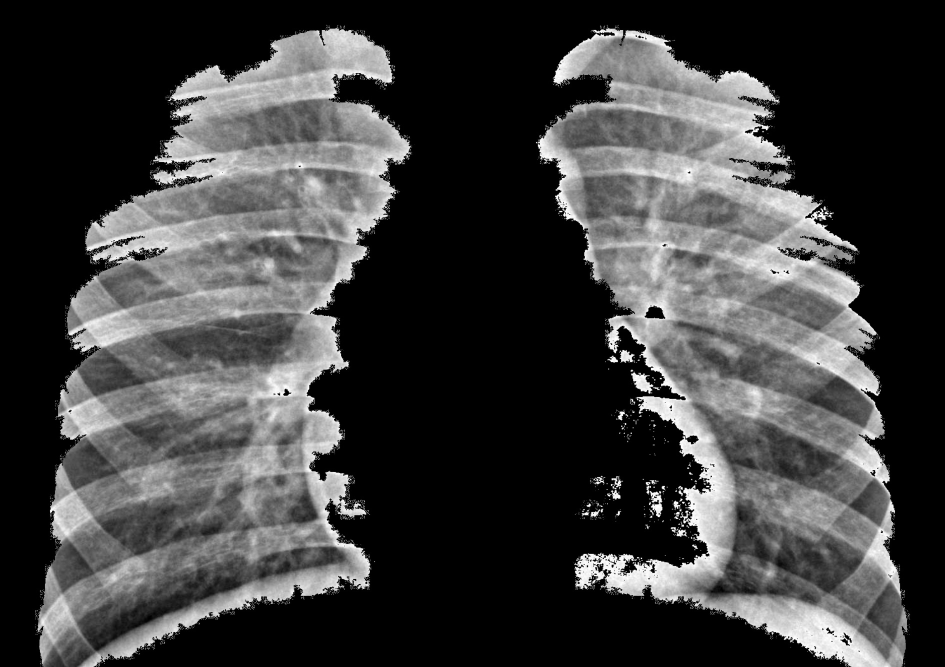
#> input picture organized_dataset/cropped_overlay.jpg, 1890 x 1334 px, given in place of NORMAL2-IM-0297-0001.jpeg, which was not available (shown at 1/2 size)
$ jupyter execute --allow-errors 3_lungs-segmentation.ipynb   (older library calls are emulated)   (text cells are left out)
#> lines starting #> are read from the running program, lines starting #| are printed output that depends on the picture; after the words box and inside, x2 and y2 are one past the last pixel; in counts of white or black regions, pixels touching at a corner belong together; pictures that were not available may be replaced by others from this repository, and a replacement may not be noted
#> further down, og_image is the input picture: shape (1334, 1890, 3); min 0, max 255, mean 63
[cell 1]
import cv2
import numpy as np
import matplotlib.pyplot as plt
from sklearn.cluster import KMeans

[cell 2]
def margin(img, margin_percent=10):
#> called with margin_percent = 10
  h, w = img.shape
  margin_x = int(w * margin_percent / 100)
  margin_y = int(h * margin_percent / 100)
  cropped = img[margin_y:h-margin_y, margin_x:w-margin_x]
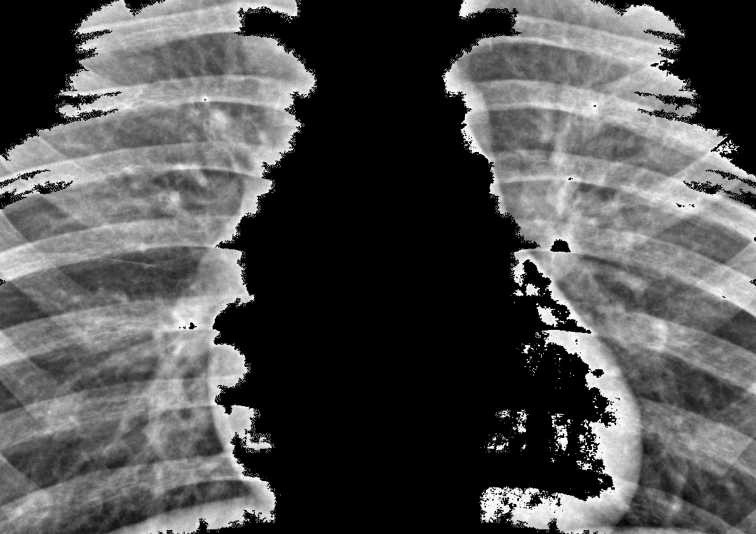
#> cropped: shape (1068, 1512) (shown at 1/2 size); min 0, max 255, mean 81.8
  return cropped

[cell 3]
def process(img):
  flat_img = img.flatten().reshape(-1, 1)
  kmeans = KMeans(n_clusters=2, n_init=10, random_state=0)
  labels = kmeans.fit_predict(flat_img)
  centers = kmeans.cluster_centers_
  if np.mean(centers[1]) > np.mean(centers[0]):
    labels = 1 - labels
  clustered = np.reshape(labels, img.shape)
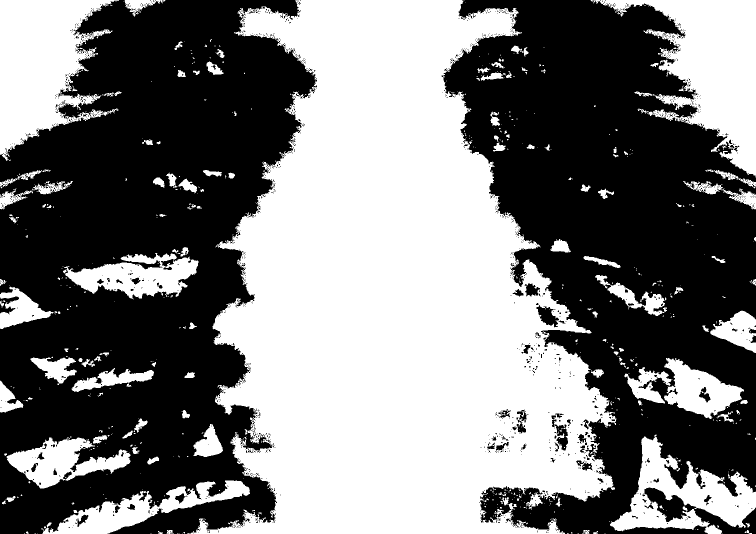
#> clustered: shape (1068, 1512) int32 (shown at 1/2 size); values 0 (black) and 1 (white), 48.4% white; 619 white regions (483 under 20 px), largest, box (x1, y1, x2, y2) and area: (375, 0, 1233, 1068) 570239, (1181, 0, 1512, 355) 49190, (0, 0, 238, 322) 44486
  clustered_binary = np.uint8(clustered * 255)
#> clustered_binary: shape (1068, 1512); 48.4% white; 619 white regions (483 under 20 px)
  return clustered_binary

[cell 4]
def segment_and_filter(clustered_img):
  ret, thresh = cv2.threshold(clustered_img, 0, 255, cv2.THRESH_BINARY)
  if cv2.__version__[0] > '3':
    contours, _ = cv2.findContours(thresh, cv2.RETR_EXTERNAL, cv2.CHAIN_APPROX_SIMPLE)
#> contours = 600 contours, 488 with area under 20; largest, box (x1, y1, x2, y2) and area: (375, 0, 1233, 1068) 574403, (1181, 0, 1512, 355) 48612, (0, 0, 238, 322) 44184, (1220, 869, 1512, 1068) 23019, (83, 961, 500, 1068) 14311
  else:
    _, contours, _ = cv2.findContours(thresh, cv2.RETR_EXTERNAL, cv2.CHAIN_APPROX_SIMPLE)

  max_area = 0
  largest_contours = []
  for contour in contours:
    area = cv2.contourArea(contour)
    if area > max_area:
      max_area = area
      largest_contours.append(contour)
#> this loop made 600 passes
#> (area, max_area) on passes 15, 19, 85, 122, 165, 596, 598: (22.5, 22.5), (64, 64), (95, 95), (14311, 14311), (23019, 23019), (48611.5, 48611.5), (574403, 574403)
#> after the loop, largest_contours = 8 contours, 1 with area under 20; largest, box (x1, y1, x2, y2) and area: (375, 0, 1233, 1068) 574403, (1181, 0, 1512, 355) 48612, (1220, 869, 1512, 1068) 23019, (83, 961, 500, 1068) 14311, (11, 992, 31, 1004) 95, (1165, 1060, 1179, 1068) 64, (1186, 1062, 1196, 1068) 22; max_area = 574403

  result = np.zeros_like(clustered_img)
  cv2.drawContours(result, largest_contours, -1, 255, thickness=cv2.FILLED)
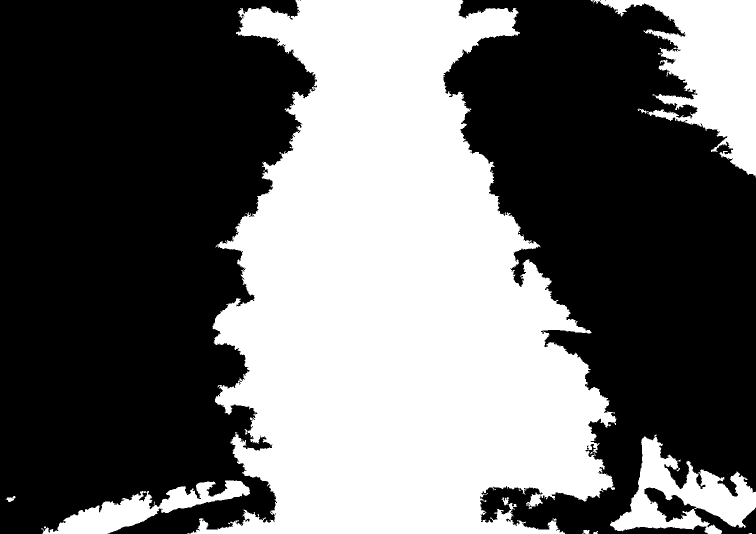
#> result: shape (1068, 1512) (shown at 1/2 size); 41.4% white; 8 white regions (1 under 20 px)
  return result, largest_contours

[cell 5]
def process_image(image_path):
  img = cv2.imread(image_path, cv2.IMREAD_GRAYSCALE)
  cropped_img = margin(img)
  clustered_img = process(cropped_img)
  filtered_result, largest_contours = segment_and_filter(clustered_img)

  joined_image = cv2.hconcat([filtered_result[:, :filtered_result.shape[1] // 2],
                  cv2.flip(filtered_result[:, :filtered_result.shape[1] // 2], 1)])
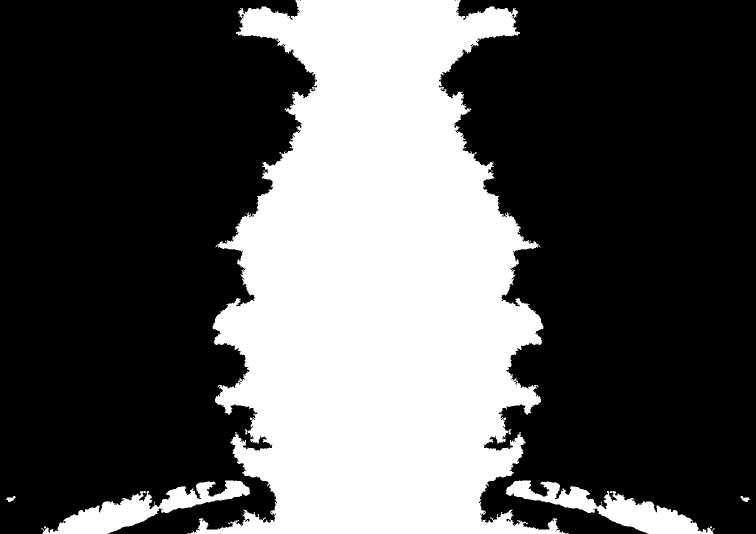
#> joined_image: shape (1068, 1512) (shown at 1/2 size); 33.9% white; 5 white regions, box (x1, y1, x2, y2) and area: (375, 0, 1137, 1068) 517064, (83, 961, 500, 1068) 14985, (1012, 961, 1429, 1068) 14985, (11, 992, 31, 1004) 120, (1481, 992, 1501, 1004) 120

  return joined_image

def calculate_trapezium_area(top_width, bottom_width, height):
  area = 0.5 * (top_width + bottom_width) * height
  return area

[cell 6]
def calculate_trapezium_area(top_width, bottom_width, height):
  area = 0.5 * (top_width + bottom_width) * height
  return area

[cell 7]
def detect_and_plot_trapezium(joined_image):
  color_image = cv2.cvtColor(joined_image, cv2.COLOR_GRAY2BGR)
#> color_image: shape (1068, 1512, 3); 33.9% white; 5 white regions
  _, binary_image = cv2.threshold(joined_image, 1, 255, cv2.THRESH_BINARY)
  contours, _ = cv2.findContours(binary_image, cv2.RETR_EXTERNAL, cv2.CHAIN_APPROX_SIMPLE)
#> contours = 5 contours; box (x1, y1, x2, y2) and area: (375, 0, 1137, 1068) 512829, (1012, 961, 1429, 1068) 14311, (83, 961, 500, 1068) 14311, (1481, 992, 1501, 1004) 95, (11, 992, 31, 1004) 95

  contours = sorted(contours, key=cv2.contourArea, reverse=True)[:2]
#> contours = 2 contours; box (x1, y1, x2, y2) and area: (375, 0, 1137, 1068) 512829, (1012, 961, 1429, 1068) 14311
  combined_rect = cv2.boundingRect(np.concatenate(contours))
#> combined_rect = (375, 0, 1054, 1068)
  combined_rect = (combined_rect[0] - 20, combined_rect[1] - 20, combined_rect[2] + 40, combined_rect[3] + 40)
#> combined_rect = (355, -20, 1094, 1108)

  combined_trapezium_pts = [[(combined_rect[0], combined_rect[1] + combined_rect[3])],
                [(combined_rect[0] + combined_rect[2], combined_rect[1] + combined_rect[3])],
                [(combined_rect[0] + combined_rect[2] * 0.75, combined_rect[1])],
                [(combined_rect[0] + combined_rect[2] * 0.25, combined_rect[1])]]
#> combined_trapezium_pts = [[(355, 1088)], [(1449, 1088)], [(1175.5, -20)], [(628.5, -20)]]

  # cv2.polylines(color_image, [np.array(combined_trapezium_pts, np.int32)], isClosed=True, color=(0, 0, 255), thickness=10)

  top_width = combined_rect[2] * 0.5
#> top_width = 547
  bottom_width = combined_rect[2]
#> bottom_width = 1094
  height = combined_rect[3]
#> height = 1108
  area = calculate_trapezium_area(top_width, bottom_width, height)
#> in calculate_trapezium_area, `area = 0.5 * (top_width + bottom_width) * height`: area = 909114
#> area = 909114
  print("Area of the combined trapezium:", area)
#| Area of the combined trapezium: 909114.0

  return color_image

[cell 8]
image_path = "C:/Users/tulsi/Desktop/Pneumonia-Detection-using-Deep-Learning/organized_dataset/normal/NORMAL2-IM-0297-0001.jpeg"

[cell 9]
og_image = cv2.imread(image_path)
result_image = process_image(image_path)
result_image_with_trapezium = detect_and_plot_trapezium(result_image)

fig, axs = plt.subplots(1, 2, figsize=(10, 4))

axs[0].imshow(cv2.cvtColor(og_image, cv2.COLOR_BGR2RGB))
axs[0].set_title('Original')
axs[0].axis('on')

axs[1].imshow(cv2.cvtColor(result_image_with_trapezium, cv2.COLOR_BGR2RGB))
axs[1].set_title('Mask')
axs[1].axis('on')

plt.tight_layout()
plt.show()

[cell 10]
import matplotlib.pyplot as plt
from PIL import Image

# Define image paths
image_path = r"C:/Users/tulsi/Desktop/Pneumonia-Detection-using-Deep-Learning/organized_dataset/normal/aug_0_1297.jpeg"
mask_path = r"C:/Users/tulsi/Desktop/Pneumonia-Detection-using-Deep-Learning/mask/normal/aug_0_1297.jpeg"

# Load images
image = Image.open(image_path)
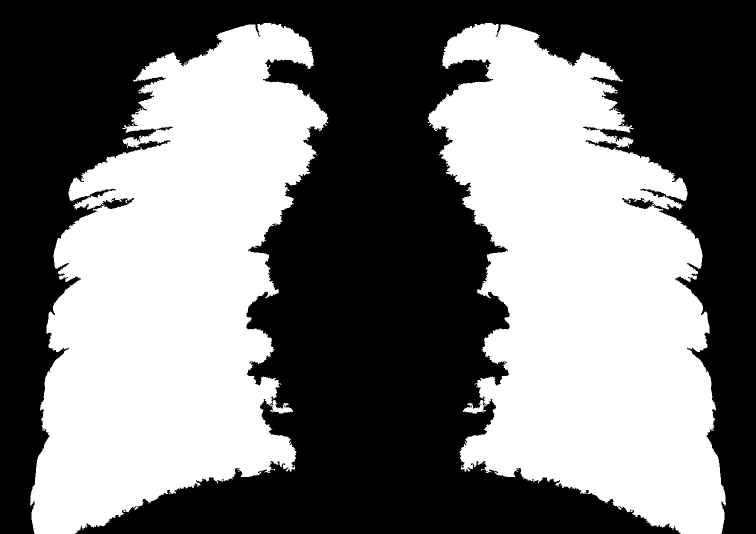
#> input picture organized_dataset/result_with_trapezium.jpg, 1512 x 1068 px, given in place of aug_0_1297.jpeg, which was not available (shown at 1/2 size)
#> image is the input picture: PIL image 1512x1068 RGB; min 0, max 255, mean 118.7
mask = Image.open(mask_path)

# Plot images side by side
fig, axes = plt.subplots(1, 2, figsize=(10, 5))

axes[0].imshow(image, cmap="gray")
axes[0].set_title("Original Image")
axes[0].axis("off")

axes[1].imshow(mask, cmap="gray")
axes[1].set_title("Mask")
axes[1].axis("off")

plt.tight_layout()
plt.show()

[cell 11]
# Save the result image with trapezium
output_path = "C:/Users/tulsi/Desktop/Pneumonia-Detection-using-Deep-Learning/organized_dataset/result_with_trapezium.jpg"
cv2.imwrite(output_path, result_image_with_trapezium)

# Optionally print a confirmation message
print(f"Image saved to {output_path}")

[cell 12]
# Convert to binary using a threshold
_, binary_image = cv2.threshold(result_image_with_trapezium, 1, 255, cv2.THRESH_BINARY)

# Save the binary image
output_path_binary = "C:/Users/tulsi/Desktop/Pneumonia-Detection-using-Deep-Learning/organized_dataset/result_with_trapezium_binary.jpg"
cv2.imwrite(output_path_binary, binary_image)

# Optionally print a confirmation message
print(f"Binary image saved to {output_path_binary}")

[cell 13]
# [27 lines of commented-out code are left out]

[cell 14]
import cv2
import numpy as np
import matplotlib.pyplot as plt
import os

# Define paths for input images
og_image_path = "C:/Users/tulsi/Desktop/Pneumonia-Detection-using-Deep-Learning/organized_dataset/normal/NORMAL2-IM-0297-0001.jpeg"
binary_image_path = "C:/Users/tulsi/Desktop/Pneumonia-Detection-using-Deep-Learning/organized_dataset/result_with_trapezium_binary.jpg"

# Load the original image
og_image = cv2.imread(og_image_path)
if og_image is None:
    print(f"Error: Unable to load the original image from path {og_image_path}")
    exit()

# Load the binary image (mask)
binary_image = cv2.imread(binary_image_path, cv2.IMREAD_GRAYSCALE)
if binary_image is None:
    print(f"Error: Unable to load the binary image from path {binary_image_path}")
    exit()

# -------------------------------
# 🔹 Apply Modern Segmentation Color Map
# -------------------------------
colored_mask = cv2.applyColorMap(binary_image, cv2.COLORMAP_JET)  # Modern, vibrant colormap
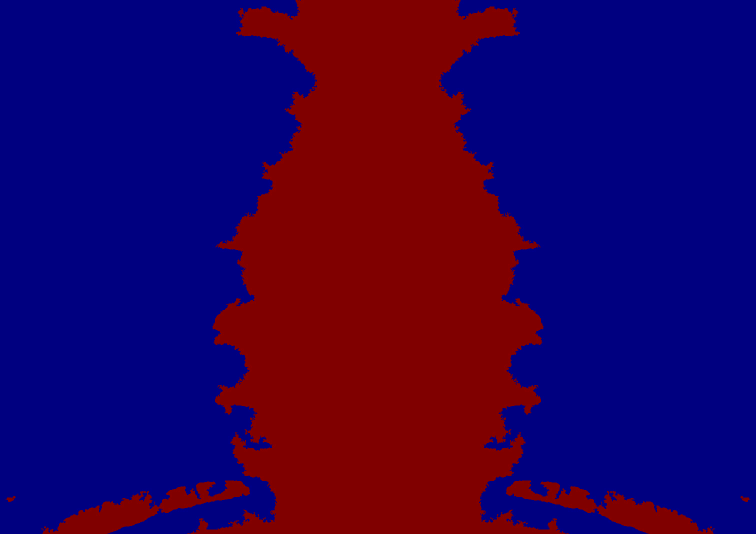
#> colored_mask: shape (1068, 1512, 3) (shown at 1/2 size); mean B, G, R 84.7, 0, 43.4

# Ensure the mask is the same size as the original image
colored_mask_resized = cv2.resize(colored_mask, (og_image.shape[1], og_image.shape[0]))

# -------------------------------
# 🔹 Zoom Only the Original Image
# -------------------------------
def zoom_image(image, zoom_factor=1.27):
    """
    Zooms into the center of the image by a given factor.
    :param image: Input image.
    :param zoom_factor: Factor by which to zoom in (>1 zooms in).
    :return: Zoomed-in image.
    """
#> called with zoom_factor = 1.27
    h, w = image.shape[:2]
    new_h, new_w = int(h / zoom_factor), int(w / zoom_factor)

    # Compute the center crop region
    start_x, start_y = (w - new_w) // 2, (h - new_h) // 2
    cropped = image[start_y:start_y+new_h, start_x:start_x+new_w]
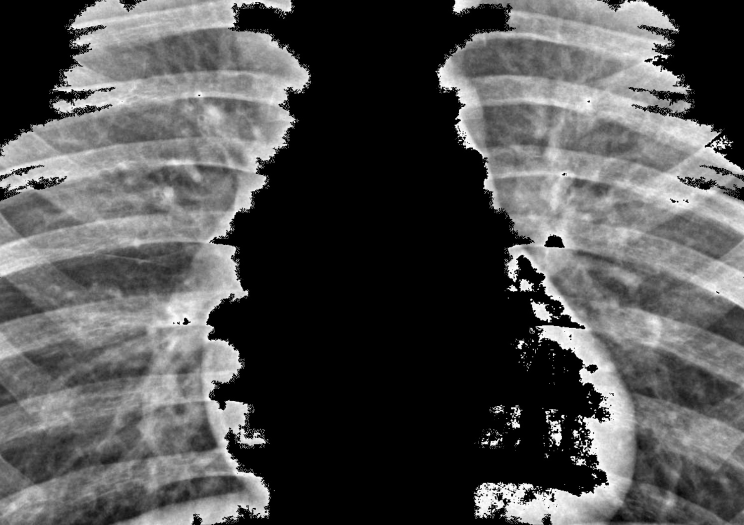
#> cropped: shape (1050, 1488, 3) (shown at 1/2 size); min 0, max 255, mean 82

    # Resize back to original size
    zoomed = cv2.resize(cropped, (w, h), interpolation=cv2.INTER_LINEAR)
    return zoomed

# Apply zoom to the original image
zoomed_og_image = zoom_image(og_image, zoom_factor=1.27)

# -------------------------------
# 🔹 Create Overlay
# -------------------------------
alpha = 0.2  # Adjust transparency (0 = fully transparent, 1 = fully opaque)
overlay = cv2.addWeighted(zoomed_og_image, 1 - alpha, colored_mask_resized, alpha, 0)
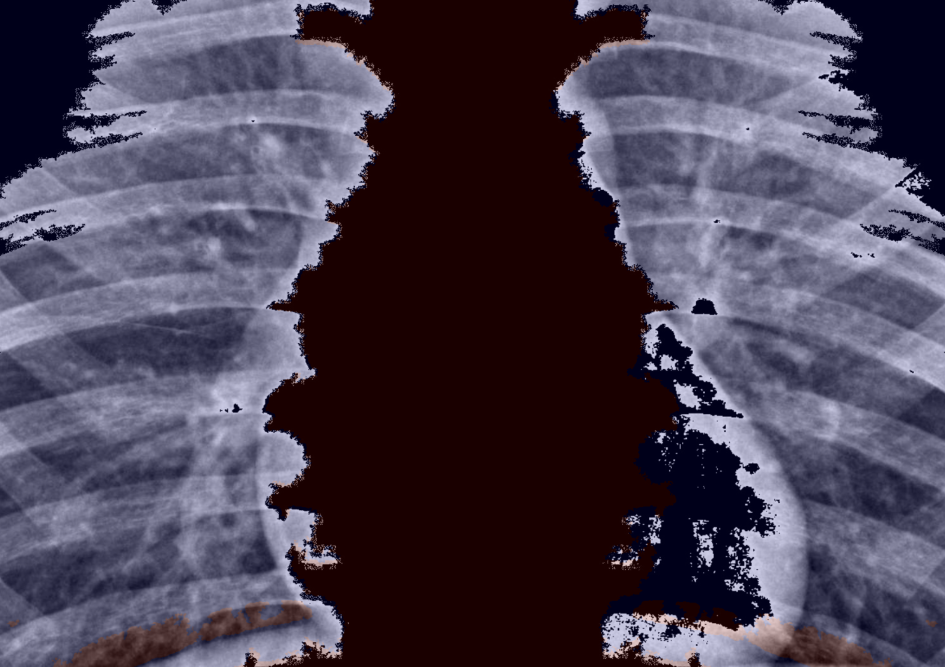
#> overlay: shape (1334, 1890, 3) (shown at 1/2 size); mean B, G, R 82.5, 65.6, 74.4

# Save the final translucent image
output_path = "C:/Users/tulsi/Desktop/Pneumonia-Detection-using-Deep-Learning/organized_dataset/result_translucent_overlay.jpg"
cv2.imwrite(output_path, overlay)
print(f"Translucent overlay image saved to {output_path}")

# -------------------------------
# 🔹 Display Only Overlay Image
# -------------------------------
plt.figure(figsize=(6, 6))
plt.imshow(cv2.cvtColor(overlay, cv2.COLOR_BGR2RGB))
plt.title('Overlay with Modern Segmentation Colors')
plt.axis('off')  # Hide axes for better visualization
plt.tight_layout()
plt.show()
#> (the rest of the program and of its run is left out)
